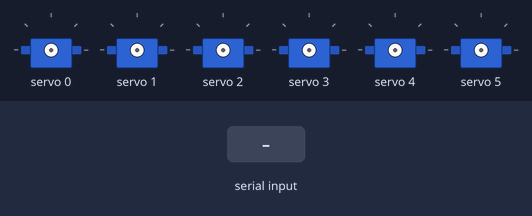
The sketch below on a simulated Arduino Uno, built with avr-gcc and run on an emulated ATmega328P. On the bench: 6 × servo. The inputs (shaded band) are chosen by the test bench. What the sketch prints to the serial monitor is not drawn.

Above: at 1.2 s.
1.3 s: "ROLL:\n" received over Serial
5.8 s: "TWINK:90\n" received over Serial
At 5.96 s:
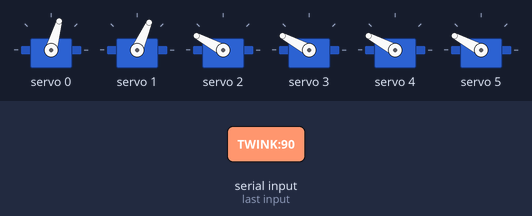
Timing chart, 0 to 9.8 s (numbered marks = the images above; inputs shaded):
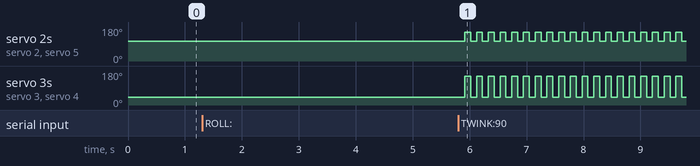

Measured:
- after the input at 5.8 s, servo 2, servo 5: alternates 152° for 0.10 s and 105° for 0.10 s, starting after 0.12 s; servo 3, servo 4: alternates 152° for 0.10 s and 42° for 0.10 s, starting after 0.12 s

The sketch:

CalculateEyeArduino.ino
```cpp
#include <Wire.h>
#include <Adafruit_PWMServoDriver.h>

Adafruit_PWMServoDriver pwm = Adafruit_PWMServoDriver();

#define SERVOMIN  140  // 最小脉宽
#define SERVOMAX  520  // 最大脉宽

// 舵机脉宽值的默认设置
int lexpulse = 300;  // 左眼脉宽
int rexpulse = 300;  // 右眼脉宽
int leypulse = 300;  // 左眼上下脉宽
int reypulse = 300;  // 右眼上下脉宽

void setup() {
  Serial.begin(9600);  // 启动串口通信
  pwm.begin();
  pwm.setPWMFreq(60);  // 设置舵机的更新频率
  delay(10);
}

// 处理眼球滚动
void handle_roll_eye(int direction) {
  // 根据 direction 控制眼球的左右或上下运动
  switch (direction) {
    case 0:
      // 眼球旋转一圈（需要实际的舵机动作）
      lexpulse = 320;
      rexpulse = 320;
      break;
    case 1:
      // 眼球向左下方转动
      lexpulse = 220;
      rexpulse = 220;
      leypulse = 500;
      reypulse = 500;
      break;
    case 2:
      // 眼球向下方转动
      lexpulse = 250;
      rexpulse = 250;
      leypulse = 600;
      reypulse = 600;
      break;
    case 3:
      // 眼球向右下方转动
      lexpulse = 380;
      rexpulse = 380;
      leypulse = 500;
      reypulse = 500;
      break;
    case 4:
      // 眼球向左方转动
      lexpulse = 220;
      rexpulse = 220;
      leypulse = 300;
      reypulse = 300;
      break;
    case 5:
      // 眼球静静地看着你
      lexpulse = 300;
      rexpulse = 300;
      leypulse = 300;
      reypulse = 300;
      break;
    case 6:
      // 眼球向右方转动
      lexpulse = 380;
      rexpulse = 380;
      leypulse = 300;
      reypulse = 300;
      break;
    case 7:
      // 眼球向左上方转动
      lexpulse = 220;
      rexpulse = 220;
      leypulse = 200;
      reypulse = 200;
      break;
    case 8:
      // 眼球向上方转动
      lexpulse = 250;
      rexpulse = 250;
      leypulse = 200;
      reypulse = 200;
      break;
    case 9:
      // 眼球向右上方转动
      lexpulse = 380;
      rexpulse = 380;
      leypulse = 200;
      reypulse = 200;
      break;
    default:
      Serial.println("未知方向");
      return;
  }

  // 控制舵机位置
  pwm.setPWM(0, 0, lexpulse);  // 左右
  pwm.setPWM(1, 0, leypulse);  // 上下

  // 打印方向信息
  Serial.print("眼球转动方向: ");
  Serial.println(direction);
}

// 处理眼球眨眼
void handle_twink_eye(int count) {
  // 根据 count 控制眼睛眨眼次数
  for (int i = 0; i < count; i++) {
    pwm.setPWM(2, 0, 400);
    pwm.setPWM(3, 0, 240);
    pwm.setPWM(4, 0, 240);
    pwm.setPWM(5, 0, 400);
    delay(100);  // 延时眨眼动作
    pwm.setPWM(2, 0, 520);  // 恢复正常位置
    pwm.setPWM(3, 0, 520);
    pwm.setPWM(4, 0, 520);
    pwm.setPWM(5, 0, 520);
    delay(100);  // 延时
  }
  Serial.print("TWINK count: ");
  Serial.println(count);  // 打印眨眼次数
}


void loop() {
  if (Serial.available() > 0) {
    String input = Serial.readStringUntil('\n');  // 读取一行数据
    input.trim();  // 去除首尾空格和换行符

    if (input.startsWith("ROLL:")) {
      int direction = input.substring(5).toInt();  // 获取方向值
      handle_roll_eye(direction);  // 执行眼球转动操作
    }
    else if (input.startsWith("TWINK:")) {
      int count = input.substring(6).toInt();  // 获取眨眼次数
      handle_twink_eye(count);  // 执行眨眼操作
    }
  }

  delay(5);
}
```
